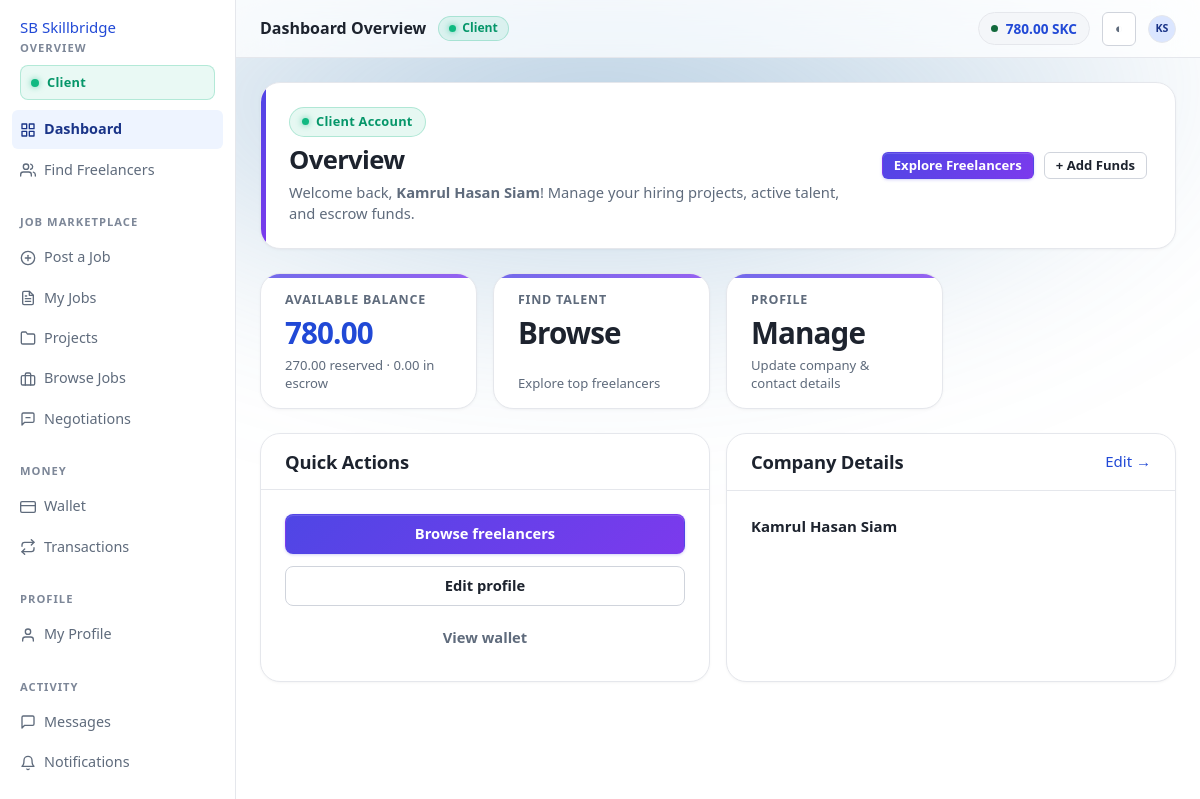
The app's page /profiles/client/dashboard/ (signed in) with its own data.
### apps/wallets/models.py (models this page shows, shortened)
class Wallet(TimeStampedModel):
    user = models.OneToOneField(settings.AUTH_USER_MODEL, on_delete=models.PROTECT, related_name='wallet')
    available_balance = MoneyField(help_text='Spendable SkillCoin.')
    reserved_balance = MoneyField(help_text='Locked for published job budgets or a pending withdrawal.')
    escrow_balance = MoneyField(help_text='Committed to funded projects.')
    lifetime_deposited = MoneyField()
    lifetime_withdrawn = MoneyField()
    lifetime_earned = MoneyField()
    lifetime_spent = MoneyField()
    is_frozen = models.BooleanField(default=False, help_text='Admin freeze — blocks every outgoing movement.')
    frozen_reason = models.CharField(max_length=300, blank=True)
    version = models.PositiveBigIntegerField(default=0, help_text='Incremented on every mutation; detects lost updates.')
    class Meta:
        constraints = [models.CheckConstraint(check=models.Q(available_balance__gte=ZERO), name='wallet_available_non_negative'), models.CheckConstraint(check=models.Q(reserved_balance__gte=ZERO), name='wallet_reserved_non_negative'), models.CheckConstraint(check=models.Q(escrow_balance__gte=ZERO), name='wallet_escrow_non_negative')]
    @property
    def total(self):
        return self.available_balance + self.reserved_balance + self.escrow_balance

### apps/accounts/models.py (models this page shows, shortened)
class User(AbstractBaseUser, PermissionsMixin, UUIDModel, TimeStampedModel):
    class Status(models.TextChoices):
        ACTIVE = ('ACTIVE', 'Active')
        SUSPENDED = ('SUSPENDED', 'Suspended')
        BANNED = ('BANNED', 'Banned')
        CLOSED = ('CLOSED', 'Closed')
    email = models.EmailField(unique=True, db_index=True)
    username = models.CharField(max_length=50, unique=True, db_index=True, validators=[USERNAME_VALIDATOR])
    first_name = models.CharField(max_length=80, blank=True)
    last_name = models.CharField(max_length=80, blank=True)
    role = models.CharField(max_length=12, choices=Role.choices, db_index=True)
    is_email_verified = models.BooleanField(default=False, db_index=True)
    email_verified_at = models.DateTimeField(null=True, blank=True)
    status = models.CharField(max_length=10, choices=Status.choices, default=Status.ACTIVE, db_index=True)
    suspension_reason = models.TextField(blank=True)
    suspended_until = models.DateTimeField(null=True, blank=True)
    is_active = models.BooleanField(default=True)
    is_staff = models.BooleanField(default=False)
    date_joined = models.DateTimeField(default=timezone.now)
    last_seen_at = models.DateTimeField(null=True, blank=True)
    avatar = models.ImageField(upload_to='avatars/%Y/%m/', null=True, blank=True)
    objects = UserManager()
    USERNAME_FIELD = 'email'
    REQUIRED_FIELDS = ['username']
    class Meta:
        ordering = ('-date_joined',)
        indexes = [models.Index(fields=['role', 'status']), models.Index(fields=['-date_joined'])]
    @property
    def full_name(self) -> str:
        name = f'{self.first_name} {self.last_name}'.strip()
        return name or self.username
    @property
    def initials(self) -> str:
        parts = [p for p in (self.first_name, self.last_name) if p]
        if parts:
            return ''.join((p[0] for p in parts[:2])).upper()
        return self.username[:2].upper()
    @property
    def is_client(self) -> bool:
        return self.role == Role.CLIENT
    @property
    def is_freelancer(self) -> bool:
        return self.role == Role.FREELANCER
    @property
    def is_platform_admin(self) -> bool:
        return self.role == Role.ADMIN or self.is_superuser
    @property
    def is_usable(self) -> bool:
        if not self.is_active or self.status in {self.Status.BANNED, self.Status.CLOSED}:
            return False
        if self.status == self.Status.SUSPENDED:
            if self.suspended_until and self.suspended_until <= timezone.now():
                return True
            return False
        return True

### apps/profiles/views.py (the view)
# urls.py: urlpatterns = [path('client/dashboard/', views.client_dashboard, name='client_dashboard'), path('freelancer/dashboard/', views.freelancer_dashboard, name='freelancer_dashboard'), path('client/edit/', 
@client_required
def client_dashboard(request):
    from apps.wallets.selectors import wallet_summary
    user = request.user
    return render(request, 'profiles/client_dashboard.html', {'wallet_info': wallet_summary(user), 'open_jobs': 0, 'draft_jobs': 0, 'active_projects': 0, 'completed_projects': 0, 'new_proposals': 0, 'recent_jobs': [], 'recent_projects': [], 'awaiting_review': [], 'nav': 'dashboard', 'page_title': 'Dashboard'})

### apps/core/context_processors.py (called while the page is built)
def site(request):
    user = getattr(request, 'user', None)
    signed_in = bool(user and user.is_authenticated)
    if not signed_in:
        role = 'guest'
    elif user.is_platform_admin:
        role = 'admin'
    elif user.is_freelancer:
        role = 'freelancer'
    else:
        role = 'client'
    return {'SKILLCOIN': settings.SKILLCOIN, 'BUSINESS_RULES': settings.BUSINESS_RULES, 'PAYMENT_CHANNELS': settings.PAYMENT_CHANNELS, 'AI_ENABLED': settings.AI['ENABLED'], 'nav_role': role, 'needs_email_verification': signed_in and (not user.is_email_verified)}

### apps/core/money.py (called while the page is built)
def to_coin(value) -> Decimal:
    if value is None or value == '':
        raise ValidationError('An amount is required.')
    try:
        amount = Decimal(str(value).strip().replace(',', ''))
    except (InvalidOperation, ValueError, TypeError) as exc:
        raise ValidationError('Enter a valid SkillCoin amount.') from exc
    if not amount.is_finite():
        raise ValidationError('Enter a valid SkillCoin amount.')
    return amount.quantize(CENT, rounding=ROUND_HALF_UP)

def fmt_coin(value) -> str:
    return f'{to_coin(value):,.2f}'

### apps/core/permissions.py (called while the page is built)
def require_authenticated(user):
    if not (user and user.is_authenticated):
        raise PermissionDenied('Sign in to continue.')
    return user

def require_role(user, *roles: str):
    require_authenticated(user)
    if user.is_superuser and Role.ADMIN in roles:
        return user
    if user.role not in roles:
        raise PermissionDenied(f"This action is limited to {', '.join((r.lower() for r in roles))} accounts.")
    return user

def require_client(user):
    return require_role(user, Role.CLIENT)

def _guard(check):
    def decorator(view):
        @wraps(view)
        def wrapper(request, *args, **kwargs):
            user = getattr(request, 'user', None)
            if not (user and user.is_authenticated):
                return redirect(f'{settings.LOGIN_URL}?next={request.get_full_path()}')
            try:
                check(user)
            except NotVerified as exc:
                messages.warning(request, exc.message)
                return redirect('accounts:verify_notice')
            except PermissionDenied as exc:
                messages.error(request, exc.message)
                return redirect(user.dashboard_url)
            return view(request, *args, **kwargs)
        return wrapper
    return decorator

### apps/wallets/selectors.py (called while the page is built)
def get_wallet(user) -> Wallet:
    wallet, _ = Wallet.objects.get_or_create(user=user)
    return wallet

### apps/profiles/templates/profiles/client_dashboard.html (shortened to what this page needs)
{% extends "layouts/dashboard.html" %}
{% load static %}
{% block page_heading %}Dashboard Overview{% endblock %}
{% block page_css %}<link rel="stylesheet" href="{% static 'profiles/css/dashboard_view.css' %}?v=4.0">{% endblock %}
{% block content %}
<div class="dash-overview-hero">
  <div class="dash-overview-hero__meta">
    <div class="role-pill-tag role-pill-tag--client">
      <span class="role-pulse-dot"></span> Client Account
    </div>
    <h1 class="dash-overview-title">Overview</h1>
    <p class="dash-overview-subtitle">
      Welcome back, <strong>{{ user.full_name|default:user.username }}</strong>! Manage your hiring projects, active talent, and escrow funds.
    </p>
  </div>
  <div class="dash-overview-hero__action">
    <a class="btn btn--primary btn--sm" href="{% url 'directory:freelancer_list' %}">Explore Freelancers</a>
    <a class="btn btn--secondary btn--sm" href="{% url 'wallets:deposit' %}">+ Add Funds</a>
  </div>
</div>
<div class="dash-grid">
  <a class="card stat" href="{% url 'wallets:wallet' %}">
    <p class="stat__label">Available balance</p>
    <p class="stat__value coin">{{ wallet_info.available|coin }}</p>
    <p class="stat__note">{{ wallet_info.reserved|coin }} reserved · {{ wallet_info.escrow|coin }} in escrow</p>
  </a>
  <a class="card stat" href="{% url 'directory:freelancer_list' %}">
    <p class="stat__label">Find Talent</p>
    <p class="stat__value">Browse</p>
    <p class="stat__note">Explore top freelancers</p>
  </a>
  <a class="card stat" href="{% url 'profiles:edit_client' %}">
    <p class="stat__label">Profile</p>
    <p class="stat__value">Manage</p>
    <p class="stat__note">Update company & contact details</p>
  </a>
</div>
<div class="grid grid--2" style="margin-top:var(--gap-5)">
  <section class="card">
    <div class="card__head">
      <h2>Quick Actions</h2>
    </div>
    <div class="card__body">
      <div class="btn-group">
        <a class="btn btn--primary" href="{% url 'directory:freelancer_list' %}">Browse freelancers</a>
        <a class="btn btn--secondary" href="{% url 'profiles:edit_client' %}">Edit profile</a>
        <a class="btn btn--ghost" href="{% url 'wallets:wallet' %}">View wallet</a>
      </div>
    </div>
  </section>
  <section class="card">
    <div class="card__head">
      <h2>Company Details</h2>
      <a href="{% url 'profiles:edit_client' %}">Edit →</a>
    </div>
    <div class="card__body">
      <p class="bold">{{ profile.company_name|default:user.full_name }}</p>
    </div>
  </section>
</div>
{% endblock %}

### templates/layouts/dashboard.html (shortened to what this page needs)
{% extends "base.html" %}
{% load static %}
{% block shell_css %}<link rel="stylesheet" href="{% static 'css/dashboard.css' %}?v=4.0">{% endblock %}
{% block chrome %}
<div class="app">
  <aside class="app-side">
    <a class="brand" href="{% url 'home' %}">
      <span class="brand__mark" aria-hidden="true">SB</span> Skillbridge
    </a>
    {% include "components/sidebar.html" %}
  </aside>
  <div class="app-main">
    <header class="app-top">
      <span class="app-top__title">{% block page_heading %}{% endblock %}</span>
      {% if user.is_freelancer %}
        <span class="top-role-badge top-role-badge--freelancer"><span class="role-pulse-dot"></span> Freelancer</span>
      {% elif user.is_client %}
        <span class="top-role-badge top-role-badge--client"><span class="role-pulse-dot"></span> Client</span>
      {% endif %}
      {% if wallet %}
        <a class="wallet-chip hide-sm" href="{% url 'wallets:wallet' %}" title="Available balance">
          <span class="wallet-chip__dot" aria-hidden="true"></span>
          {{ wallet.available_balance|coin }} {{ SKILLCOIN.CODE }}
        </a>
      {% endif %}
      <button class="icon-btn" type="button" data-theme-toggle aria-label="Switch colour theme">◐</button>
      <a class="avatar avatar--sm" href="{% url 'accounts:settings' %}" title="{{ user.full_name }}">
        {% if user.avatar %}<img src="{{ user.avatar.url }}" alt="">{% else %}{{ user.initials }}{% endif %}
      </a>
    </header>
    <main id="main" class="app-body{% block body_class %}{% endblock %}">
      {% block content %}{% endblock %}
    </main>
  </div>
</div>
{% endblock %}

### static/css/base.css (style rules this page uses)
:root { --brand-50: #eef4ff; --brand-100: #dbe6ff; --brand-200: #bed2ff; --brand-300: #91b4ff; --brand-400: #5d8cff; --brand-500: #3465f0; --brand-600: #2149d6; --brand-700: #1b3bad; --brand-800: #1a3488; --brand-900: #1b306c; --ink-900: #11151c; --ink-800: #1d232e; --ink-700: #2c3440; --ink-600: #45505f; --ink-500: #5f6b7c; --ink-400: #7d8798; --ink-300: #a8b0bd; --ink-200: #d3d8e0; --ink-100: #e7eaf0; --ink-50: #f4f6f9; --ok-bg: #e6f6ed; --ok-fg: #12693c; --ok-line: #9fd9b8; --warn-bg: #fdf3da; --warn-fg: #7d5406; --warn-line: #ecd08a; --danger-bg: #fdecec; --danger-fg: #98221f; --danger-line: #f0b3b1; --info-bg: #e8f0fe; --info-fg: #1c4ba3; --info-line: #b3ccf5; --page: #ffffff; --surface: #ffffff; --surface-2: #f8f9fb; --line: #e5e7ec; --line-strong: #d0d4dc; --text: var(--ink-800); --text-muted: var(--ink-500); --text-faint: var(--ink-400); --glow-color: rgba(70, 130, 180, 0.5); --glow-size: 70%; --r-sm: 6px; --r-md: 8px; --r: 10px; --r-lg: 14px; --r-xl: 20px; --r-pill: 999px; --shadow-sm: 0 1px 3px 0 rgba(0, 0, 0, .04), 0 1px 2px -1px rgba(0, 0, 0, .03); --shadow: 0 4px 6px -1px rgba(0, 0, 0, .06), 0 2px 4px -2px rgba(0, 0, 0, .04); --shadow-md: 0 10px 15px -3px rgba(0, 0, 0, .07), 0 4px 6px -4px rgba(0, 0, 0, .03); --shadow-lg: 0 20px 25px -5px rgba(0, 0, 0, .08), 0 8px 10px -6px rgba(0, 0, 0, .03); --shadow-glow: 0 0 25px rgba(79, 70, 229, 0.25); --brand-gradient: linear-gradient(135deg, #4f46e5 0%, #7c3aed 100%); --brand-gradient-hover: linear-gradient(135deg, #4338ca 0%, #6d28d9 100%); --brand-glow: rgba(79, 70, 229, 0.25); --dur-fast: .15s; --dur-normal: .25s; --ease-out: cubic-bezier(0.16, 1, 0.3, 1); --gap-1: 4px; --gap-2: 8px; --gap-3: 12px; --gap-4: 16px; --gap-5: 24px; --gap-6: 32px; --gap-7: 48px; --gap-8: 64px; --shell: 1180px; --shell-wide: 1400px; --font-primary: 'Segoe UI', Tahoma, Geneva, Verdana, sans-serif; --font-secondary: 'Segoe UI', -apple-system, BlinkMacSystemFont, 'Inter', Roboto, sans-serif; --font: var(--font-primary); --mono: "JetBrains Mono", Consolas, ui-monospace, Menlo, monospace; }
*, *::before, *::after { box-sizing: border-box; }
html { -webkit-text-size-adjust: 100%; }
body { margin: 0; min-height: 100vh; background: var(--page); color: var(--text); font-family: var(--font); font-size: 15px; line-height: 1.55; -webkit-font-smoothing: antialiased; position: relative; }
body::before { content: ""; position: fixed; top: 0; left: 0; right: 0; height: 100vh; z-index: -1; pointer-events: none; background: radial-gradient( ellipse 85% var(--glow-size) at 50% 0%, var(--glow-color), transparent 70% ); filter: blur(80px); }
h1, h2, h3, h4, h5, h6 { font-family: var(--font-secondary); margin: 0 0 var(--gap-3); line-height: 1.25; font-weight: 700; }
h1 { font-size: 1.9rem; letter-spacing: -.02em; }
h2 { font-size: 1.4rem; letter-spacing: -.01em; }
p { margin: 0 0 var(--gap-4); }
p:last-child { margin-bottom: 0; }
a { color: var(--brand-600); text-decoration: none; }
.grid { display: grid; gap: var(--gap-4); }
.grid--2 { grid-template-columns: repeat(2, minmax(0, 1fr)); }
.bold { font-weight: 600; }
.coin { font-variant-numeric: tabular-nums; font-weight: 600; }

### records on screen
Wallet: available_balance|coin "780.00", available|coin "780.00", reserved|coin "270.00", escrow|coin "0.00"
User: initials "KS", full_name "Kamrul Hasan Siam", company_name "Kamrul Hasan Siam"

### other values on screen
{{ SKILLCOIN.CODE }} "SKC"
